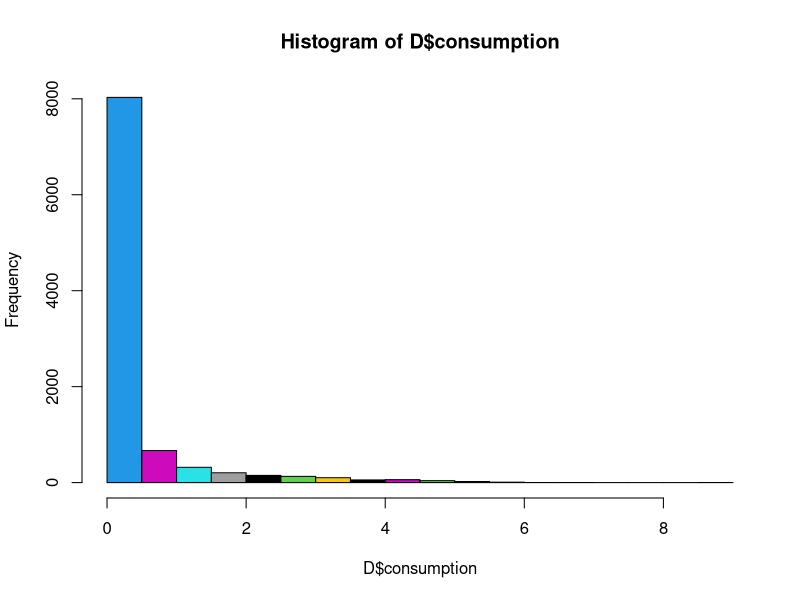
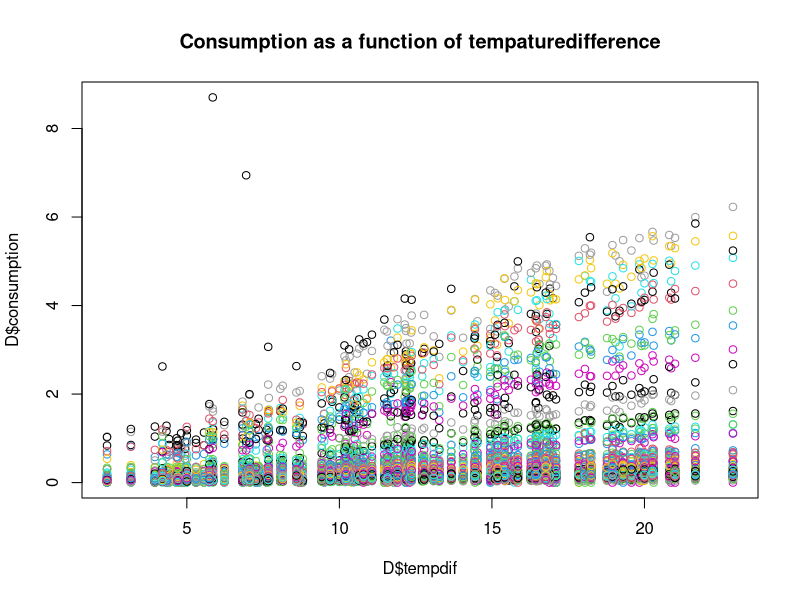
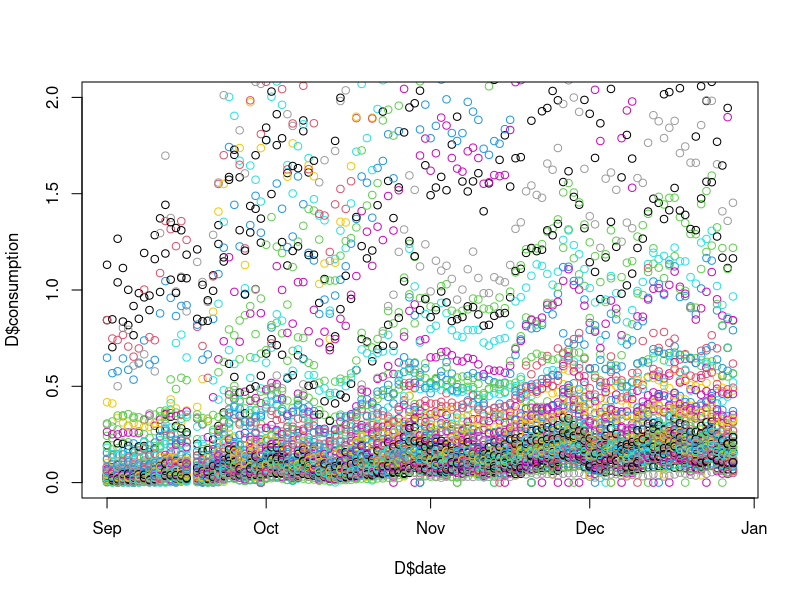
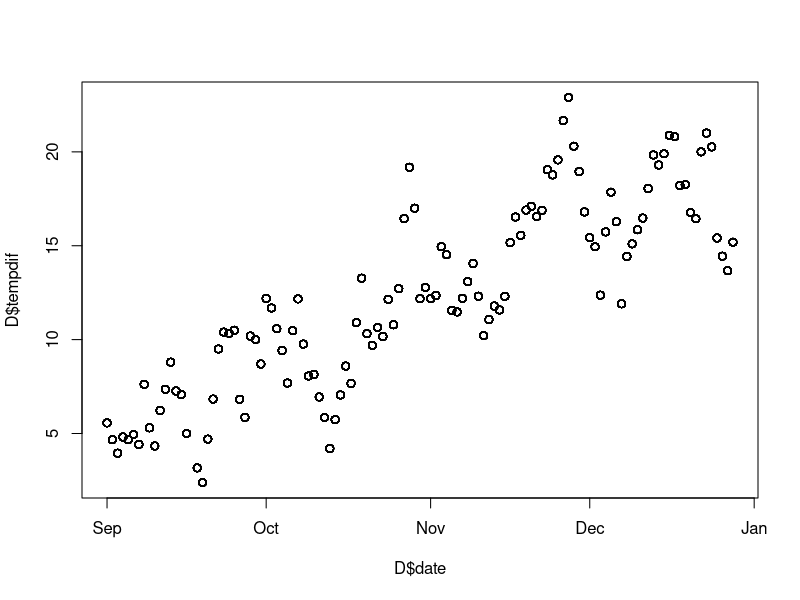
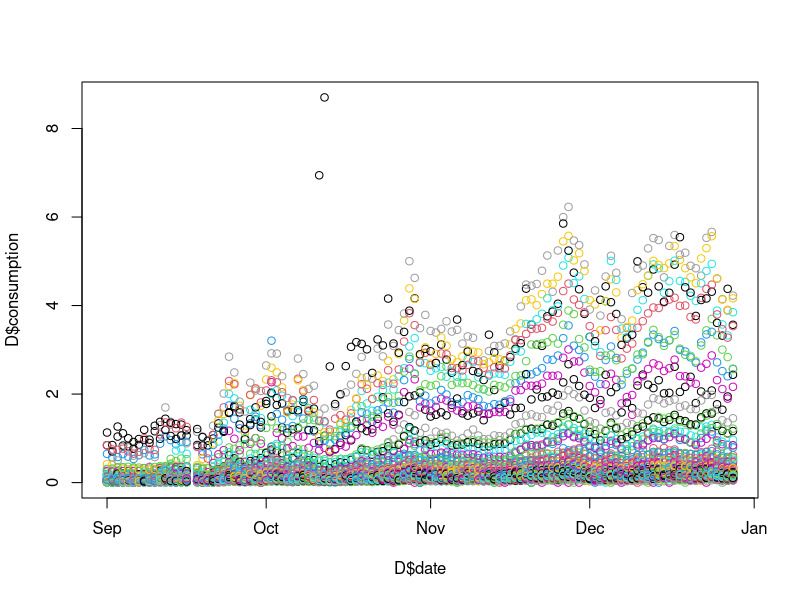
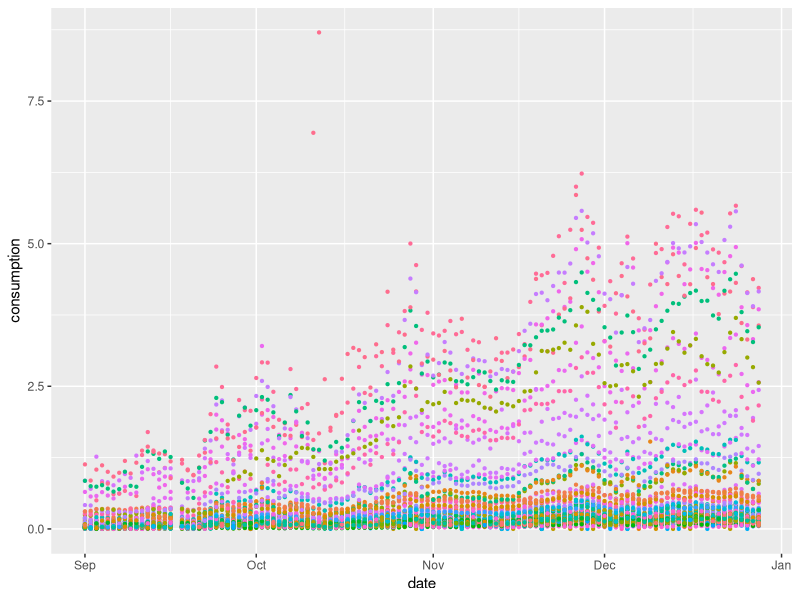
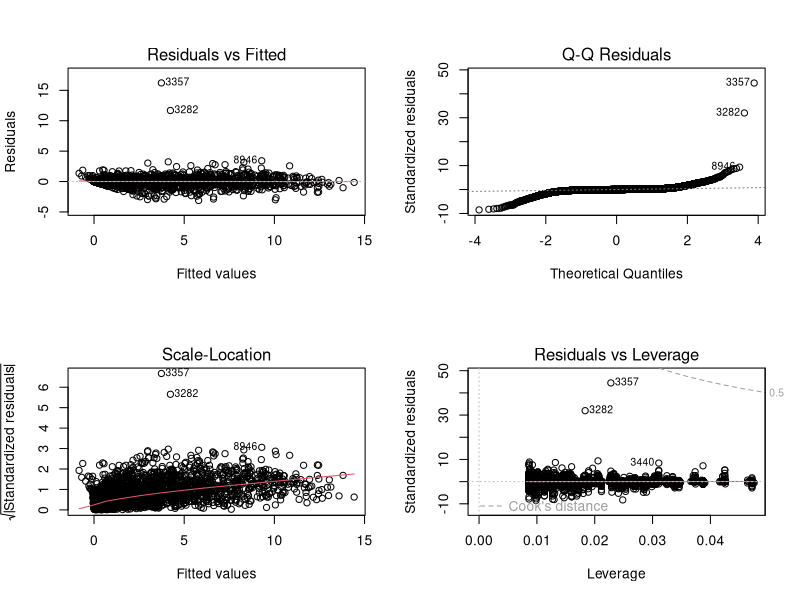
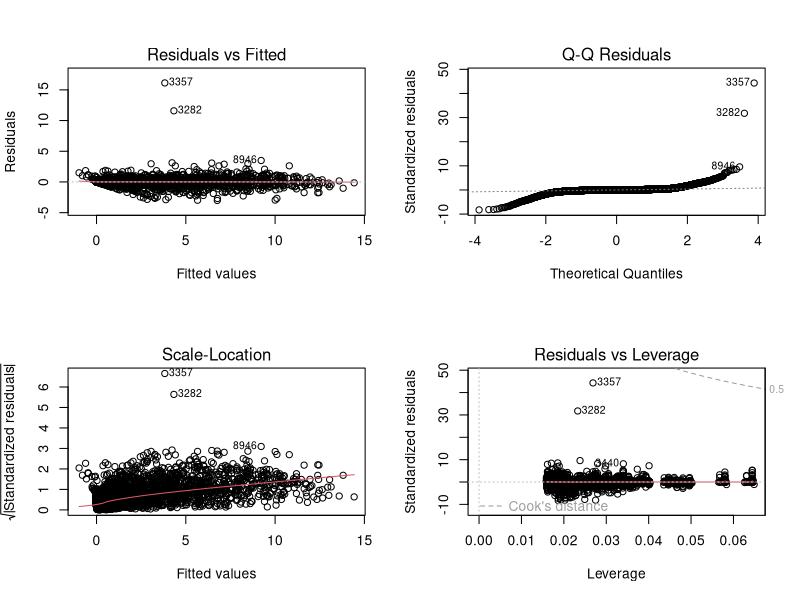

Recreate these plots in R, in order. (Note: a time limit stopped this script after it produced the figures.)
#### Introduction ####
rm(list=ls())
library(tidyverse)
library(ggplot2)
library(car)
library(stringr)
library(xtable)

#### Loading the data ####
D <- read.csv("merged_data.csv", header=TRUE)

#### Changing the datatable #####
str(D)
D <- mutate(D,
                across(c(dir, cond, fog, rain, ID),factor)
)

D$date <- as.POSIXct(D$date, tz = "UTC")
str(D)

# Adding to temp difference column to the dataframe 
D$tempdif <- 21 - D$temp


#### Creating initalizing plots ####
# Pairplot of all variables 
#plot(D,col=D$ID,main="Pairsplot of dataframe")

# Histogram of consumptions in general 
hist(D$consumption,col=D$ID)

par(mfrow=c(1,1))
# Consumption as a function of temp ( slopes seem to depend on Ua (isolation))
#plot(D$consumption ~ D$temp, col=D$ID, main = "Consumption as a function of tempature")
plot(D$consumption ~ D$tempdif, col=D$ID, main = "Consumption as a function of tempaturedifference")
plot(D$consumption ~ D$date, ylim=c(0,2), col=D$ID)
plot(D$tempdif ~ D$date)
plot(D$consumption ~ D$date, col=D$ID)

ggplot(D,aes(x=date, y=consumption,col=ID)) + 
  geom_point(size=0.8) + theme(legend.position = "none") 
# shows date needs to be factorized in some sort of way


# Consumption as a function of hum 
#plot(D$consumption ~ D$hum, col=D$ID, main = "Consumption as a function of humidity")


# Box plot af consumption as a function of ID
#plot(D$consumption ~ D$ID, col=D$ID, main="Boxplot of consumption as a function of ID") 
#plot(D$consumption ~ D$ID, col=D$ID, main="Boxplot of consumption as a function of ID",ylim=c(0,1)) 

D <- select(D,!c("temp"))



# getting start/end_date int (mutating the date variable)
date <- mutate(D, dag=str_split_fixed(date,"-",3)[ ,3])
date <- mutate(date, start_or_end = ifelse(as.integer(dag)<15, "START","END")) %>% 
  mutate(start_or_end = factor(start_or_end))

# Trying one fit
#it <- lm(consumption~tempdif+ID+tempdif:start_or_end,date)
#Anova(fit)
#coplot(consumption ~ tempdif | start_or_end,date,col=date$ID)

# And another
#fit <- lm(consumption~tempdif+ID+tempdif:start_or_end +ID:tempdif:start_or_end,date)

#par(mfrow=c(2,2))
#plot(fit)

# Minimum model
mean_cons<- mean(D$consumption)
D <- mutate(date, std_cons=consumption/mean_cons)
D_no_clima <- select(D, ID,start_or_end, tempdif, std_cons)
fit <- lm(std_cons ~ .^2, D_no_clima, k=log(nrow(D)))
drop1(fit,test="F")
new_fit <- step(fit, test="F",correlation = TRUE)
Anova(new_fit,correlation=TRUE)
drop1(new_fit)
AIC(new_fit)

# Looking for outliers
par(mfrow=c(2,2))
plot(new_fit)

# Removing outliers
remove <- c(3357,3282,3440)
D <- D[!(row.names(D) %in% remove ),]
D_no_clima<- D_no_clima[!(row.names(D_no_clima) %in% remove),]

fit4 <- lm(std_cons ~ (ID + start_or_end + tempdif)^4, D_no_clima)
fit2 <- lm(std_cons ~ (ID + start_or_end + tempdif)^2, D_no_clima)
AIC(fit4, fit2)
par(mfrow=c(2,2))
plot(fit)
summary(fit)

# adding some clima
fit_clima <- step(update(fit, .~. + D$hum*D$wind_spd), test ="F", scope = ~.^2)
anova(fit_clima, fit) # They are sig dif
AIC(fit_clima, fit) # fit_clima er bedre 
Anova(fit_clima)
plot(fit_clima)


########################################################
# Gammel stuff herfra
########################################################

# Adding MORE clima to the party
# with a maximum model
D_scope <- select(D, !c("date", "consumption","dag"))


fit_scope <- lm(std_cons~. ,D_scope)
new_fit <- step(fit_scope, scope = ~.^4 , k=log(nrow(D_scope)), test = "F")
#formula = std_cons ~ ID + hum + wind_spd + dir + vis + pressure + 
#  cond + tempdif + ID:tempdif + vis:tempdif + dir:pressure + 
#  dir:cond + pressure:cond + pressure:tempdif + hum:tempdif

# Makes no sense (but is significant)
f1 <- update(new_fit, .~. -hum:start_or_end)
Anova(new_fit)
f2 <- update(new_fit, .~. -tempdif:start_or_end )
Anova(new_fit)


summary(new_fit, correlation = T)

# dropping aliased coeff
nf <- update(.~.-dew_pt:tempdif,new_fit)



##########################################################ECTS

# Vi tager vis med da den er resultat af cond,fog og rain
par(mfrow=c(1,1))
Anova(lm(vis ~ cond + fog + rain,D))

f <- update(fit, .~. + D$wind_spd*D$dir)
Anova(f)

# Fog i not significant
f <- update(f, .~. + D$fog*D$wind_spd)
Anova(f)
f <- update(f, .~. -D$fog:D$wind_spd)
Anova(f)

# Rain
f <- update(f, .~. +D$rain)
Anova(f)

#
f <- update(f, .~. +D$vis)
Anova(f)

f <- update(f, .~. +D$rain*D$vis)
Anova(f)
